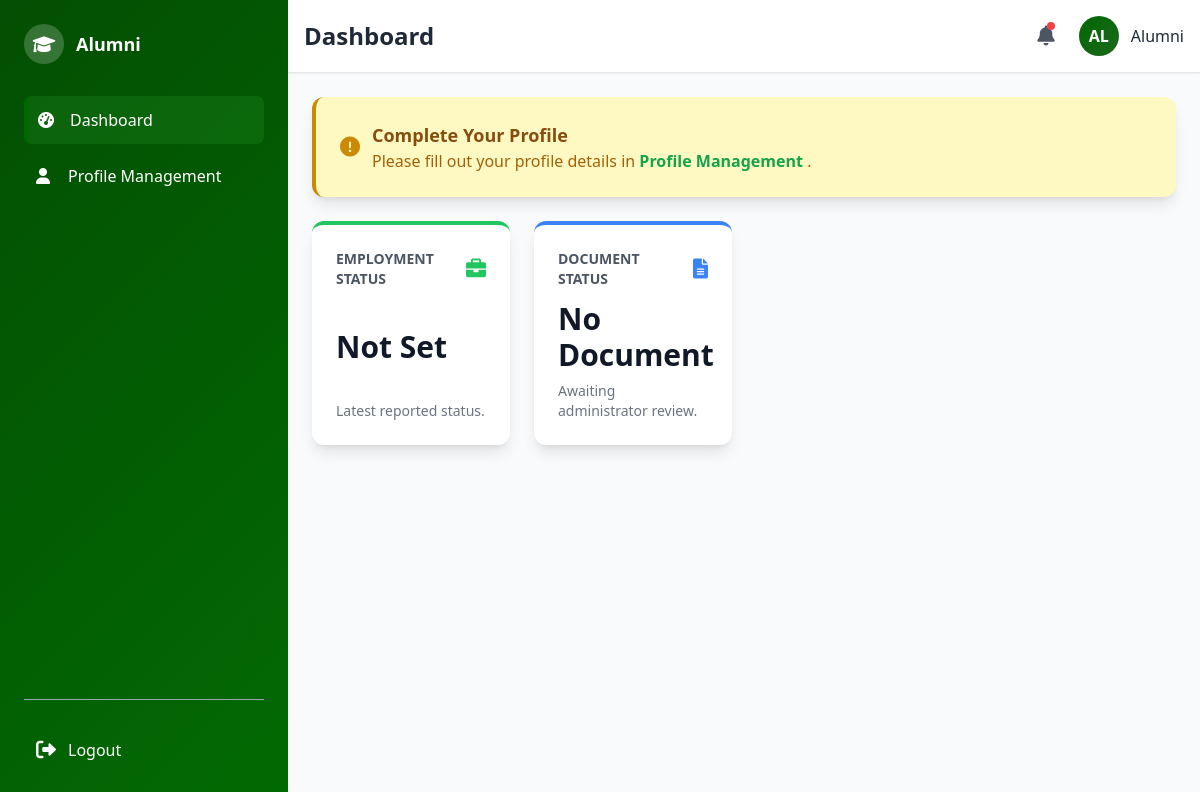
/alumni/alumni_dashboard.php (signed in), run on an earlier commit of the app's database.
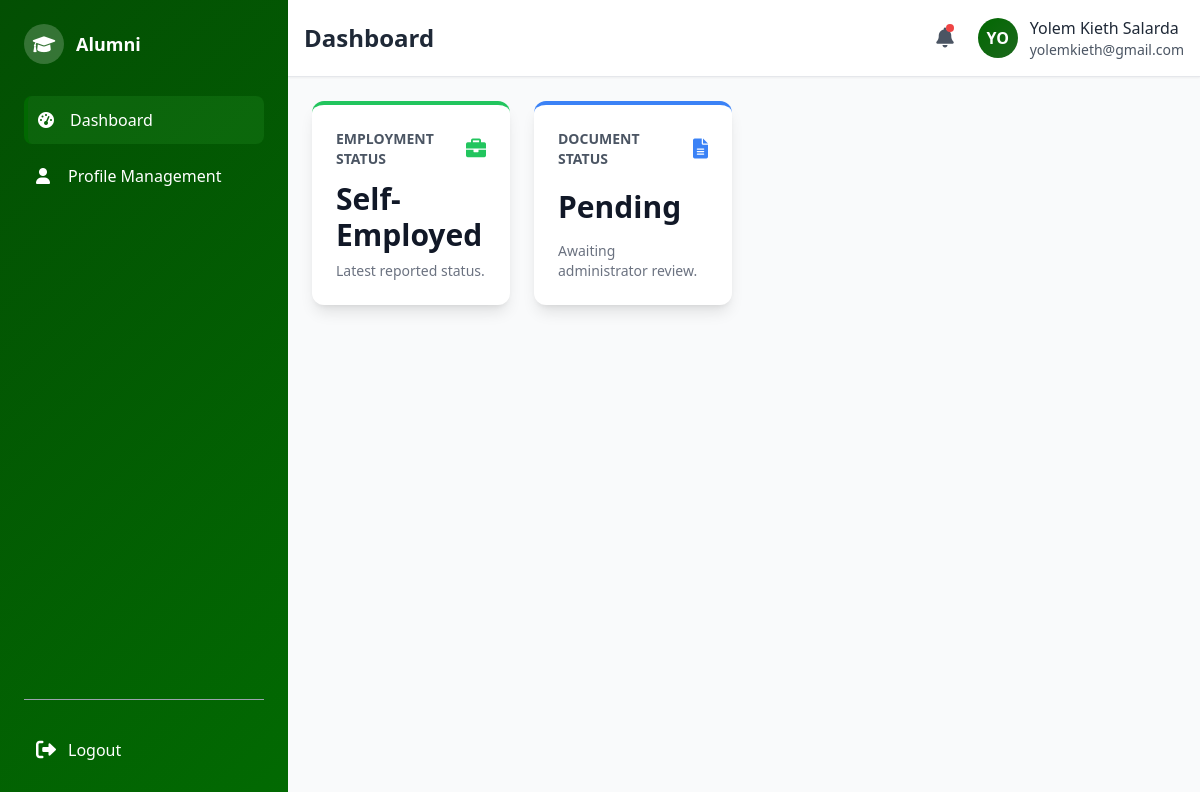
And on a later commit of the database.
### tables this page shows
CREATE TABLE `alumni_profile` (
  `user_id` int(11) NOT NULL,
  `address_id` int(11) DEFAULT NULL,
  `first_name` varchar(100) NOT NULL,
  `middle_name` varchar(100) DEFAULT NULL,
  `last_name` varchar(100) NOT NULL,
  `contact_number` varchar(20) NOT NULL,
  `year_graduated` year(4) DEFAULT NULL,
  `employment_status` enum('Employed','Self-Employed','Unemployed','Student','Employed & Student') DEFAULT NULL,
  `photo_path` varchar(255) DEFAULT NULL,
  `last_profile_update` timestamp NULL DEFAULT NULL
);

CREATE TABLE `users` (
  `user_id` int(11) NOT NULL,
  `email` varchar(100) NOT NULL,
  `password` varchar(200) NOT NULL,
  `role` enum('admin','alumni') NOT NULL,
  `name` varchar(150) NOT NULL,
  `created_at` timestamp NOT NULL DEFAULT current_timestamp()
);

CREATE TABLE `alumni_documents` (
  `doc_id` int(11) NOT NULL,
  `user_id` int(11) NOT NULL,
  `document_type` enum('COR','COE','B_CERT') NOT NULL,
  `file_path` varchar(255) NOT NULL,
  `document_status` enum('Pending','Approved','Rejected') DEFAULT 'Pending',
  `needs_reupload` tinyint(1) DEFAULT 0,
  `rejection_reason` text DEFAULT NULL
);

### alumni/alumni_dashboard.php (the view, shortened to what the changed rows need)
<?php
include("../connect.php");
$page_title = "Dashboard";
$user_id = $_SESSION["user_id"];
$stmt = $conn->prepare("SELECT first_name, middle_name, last_name, year_graduated, last_profile_update, employment_status FROM alumni_profile WHERE user_id = ?");
$stmt->bind_param("i", $user_id);
$stmt->execute();
$result = $stmt->get_result();
$profile_info = $result->fetch_assoc() ?: [];
$needs_profile_update = empty($profile_info) || ($profile_info && ($profile_info['last_profile_update'] === null || strtotime($profile_info['last_profile_update'] . ' +1 year') <= time()));
$profile = ['employment_status' => $profile_info['employment_status'] ?? 'Not Set'];
$document = ['document_status' => 'No Document'];
if (!empty($profile_info)) {
    $stmt = $conn->prepare("SELECT document_status FROM alumni_documents WHERE user_id = ? ORDER BY doc_id DESC LIMIT 1");
    $stmt->bind_param("i", $user_id);
    $stmt->execute();
    $result = $stmt->get_result();
    $document = $result->fetch_assoc() ?: ['document_status' => 'No Document'];
}
?>
<div class="space-y-6">
    <?php if ($needs_profile_update): ?>
        <div class="bg-yellow-100 p-6 rounded-xl shadow-lg border-l-4 border-yellow-600 flex items-center space-x-3">
            <i class="fas fa-exclamation-circle text-yellow-600 text-xl"></i>
            <div>
                <h3 class="text-lg font-semibold text-yellow-800"><?php echo empty($profile_info) ? 'Complete Your Profile' : 'Annual Profile Update Required'; ?></h3>
                <p class="text-yellow-700">Please <?php echo empty($profile_info) ? 'fill out' : 'update'; ?> your profile details in <a href="alumni_profile.php" class="text-green-600 hover:text-green-800"> <strong>Profile Management</strong></a> .</p>
            </div>
        </div>
    <?php endif; ?>
    <div class="grid grid-cols-1 md:grid-cols-2 lg:grid-cols-4 gap-6">
        <div class="bg-white p-6 rounded-xl shadow-lg flex flex-col justify-between hover:shadow-xl transition duration-200 border-t-4 border-green-500">
            <div class="flex items-center justify-between mb-3">
                <h3 class="text-sm font-semibold text-gray-600 uppercase">Employment Status</h3>
                <i class="fas fa-briefcase text-xl text-green-500"></i>
            </div>
            <p class="text-3xl font-bold text-gray-900"><?php echo htmlspecialchars($profile['employment_status']); ?></p>
            <p class="text-sm text-gray-500 mt-2">Latest reported status.</p>
        </div>
        <div class="bg-white p-6 rounded-xl shadow-lg flex flex-col justify-between hover:shadow-xl transition duration-200 border-t-4 border-blue-500">
            <div class="flex items-center justify-between mb-3">
                <h3 class="text-sm font-semibold text-gray-600 uppercase">Document Status</h3>
                <i class="fas fa-file-alt text-xl text-blue-500"></i>
            </div>
            <p class="text-3xl font-bold text-gray-900"><?php echo htmlspecialchars($document['document_status']); ?></p>
            <p class="text-sm text-gray-500 mt-2">Awaiting administrator review.</p>
        </div>
    </div>
</div>
<?php
$page_content = ob_get_clean();
include("alumni_format.php");
?>

### alumni/alumni_format.php (shortened to what the changed rows need)
<?php
include("../connect.php");
$user_id = $_SESSION["user_id"];
$stmt = $conn->prepare("
    SELECT ap.first_name, ap.middle_name, ap.last_name, u.email
    FROM alumni_profile AS ap
    LEFT JOIN users AS u ON ap.user_id = u.user_id
    WHERE ap.user_id = ?
");
$stmt->bind_param("i", $user_id);
$stmt->execute();
$result = $stmt->get_result();
$profile = $result->fetch_assoc() ?: [];
$full_name = 'Alumni';
if (!empty($profile)) {
    $full_name = trim(
        ($profile['first_name'] ?? '') . ' ' .
        ($profile['middle_name'] ?? '') . ' ' .
        ($profile['last_name'] ?? '')
    );
}
$page_title = $page_title ?? "Alumni Page";
?>
<!DOCTYPE html>
<html lang="en">
<head>
    <script src="https://cdn.tailwindcss.com"></script>
    <link href="https://cdnjs.cloudflare.com/ajax/libs/font-awesome/6.0.0/css/all.min.css" rel="stylesheet">
    <link rel="stylesheet" href="alumni_format.css">
</head>
<body class="bg-gray-50 min-h-screen flex">
    <div class="w-72 gradient-bg text-white flex-shrink-0 flex flex-col h-screen justify-between">
        <div class="p-6">
            <div class="flex items-center space-x-3 mb-8">
                <h2 class="font-bold text-lg">Alumni</h2>
            </div>
        </div>
    </div>
    <div class="flex-1 flex flex-col">
        <header class="bg-white shadow-sm border-b p-4">
            <div class="flex items-center justify-between">
                <h1 class="text-2xl font-bold text-gray-800"><?php echo htmlspecialchars($page_title); ?></h1>
                <div class="flex items-center space-x-6">
                    <div class="flex items-center space-x-3">
                        <div class="profile-avatar w-10 h-10 rounded-full flex items-center justify-center text-white font-bold">
                            <?php echo strtoupper(substr($full_name, 0, 2)); ?>
                        </div>
                        <div class="hidden md:block">
                            <p class="font-medium text-gray-800"><?php echo htmlspecialchars($full_name); ?></p>
                            <p class="text-sm text-gray-600"><?php echo htmlspecialchars($profile['email'] ?? ''); ?></p>
                        </div>
                    </div>
                </div>
            </div>
        </header>
        <main class="flex-1 p-6 overflow-auto">
            <?php echo $page_content ?? ''; ?>
        </main>
    </div>
</body>
</html>

What changed in the data, as far as the page shows it:
added alumni_profile: substr($full_name, 0, 2) "YO", full_name "Yolem Kieth Salarda", user_id.email "yolemkieth@gmail.com", employment_status "Self-Employed"
added alumni_documents: document_status "Pending"
Also different on the page:
substr($full_name, 0, 2): "AL" → (not shown)
$full_name: "Alumni" → (not shown)
$profile['employment_status']: "Not Set" → (not shown)
$document['document_status']: "No Document" → (not shown)
text no longer shown: "Complete Your Profile Please fill out your profile details in Profile Management ."
